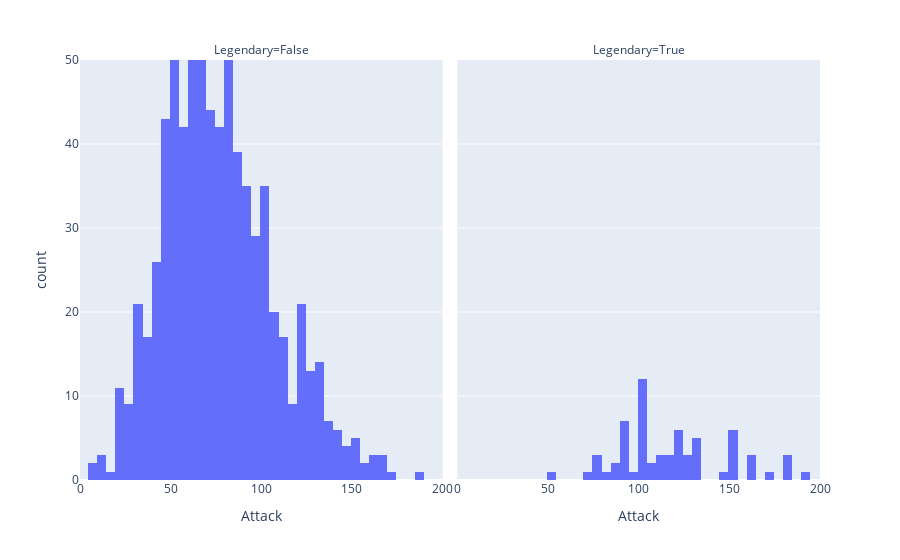

This figure's notebook cell:
### Code cell
import plotly.express as px
fig = px.histogram(df_pokemon, x='Attack', facet_col='Legendary', range_x=[0, 200], range_y=[0, 50])
fig.show()

### Figure 1 — Plotly figure (JSON) as saved in the notebook; plotly's stock layout.template omitted (floating-point values rounded to 4 significant figures; data arrays with more than 128 entries replaced by an {"elided": "..."} marker saying what was removed)
{"data": [{"bingroup": "x", "hovertemplate": "Legendary=False<br>Attack=%{x}<br>count=%{y}<extra></extra>", "legendgroup": "", "marker": {"color": "#636efa", "pattern": {"shape": ""}}, "name": "", "orientation": "v", "showlegend": false, "type": "histogram", "x": {"elided": "735 int values"}, "xaxis": "x", "yaxis": "y"}, {"bingroup": "x", "hovertemplate": "Legendary=True<br>Attack=%{x}<br>count=%{y}<extra></extra>", "legendgroup": "", "marker": {"color": "#636efa", "pattern": {"shape": ""}}, "name": "", "orientation": "v", "showlegend": false, "type": "histogram", "x": [85, 90, 100, 110, 190, 150, 85, 115, 75, 90, 130, 100, 50, 75, 80, 100, 90, 130, 100, 150, 150, 180, 150, 180, 100, 150, 180, 70, 95, 75, 105, 125, 120, 120, 90, 160, 100, 120, 90, 100, 103, 120, 100, 90, 129, 90, 115, 100, 115, 105, 120, 150, 125, 145, 130, 170, 120, 131, 131, 100, 100, 160, 110, 160, 110], "xaxis": "x2", "yaxis": "y2"}], "layout": {"annotations": [{"font": {}, "showarrow": false, "text": "Legendary=False", "x": 0.245, "xanchor": "center", "xref": "paper", "y": 1, "yanchor": "bottom", "yref": "paper"}, {"font": {}, "showarrow": false, "text": "Legendary=True", "x": 0.755, "xanchor": "center", "xref": "paper", "y": 1, "yanchor": "bottom", "yref": "paper"}], "barmode": "relative", "legend": {"tracegroupgap": 0}, "margin": {"t": 60}, "xaxis": {"anchor": "y", "domain": [0, 0.49], "range": [0, 200], "title": {"text": "Attack"}}, "xaxis2": {"anchor": "y2", "domain": [0.51, 1], "matches": "x", "range": [0, 200], "title": {"text": "Attack"}}, "yaxis": {"anchor": "x", "domain": [0, 1], "range": [0, 50], "title": {"text": "count"}}, "yaxis2": {"anchor": "x2", "domain": [0, 1], "matches": "y", "showticklabels": false}}}
